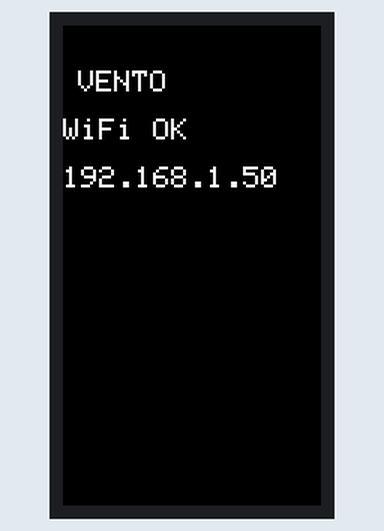
This sketch was run on a simulated ESP32. Parts: 172×320 colour display. WiFi joins after 1.5 s; servers stay silent unless stated; uploads are accepted with an empty reply; what the sketch prints to the serial monitor is not drawn.

Above: at 1.8 s.
At 3.3 s:
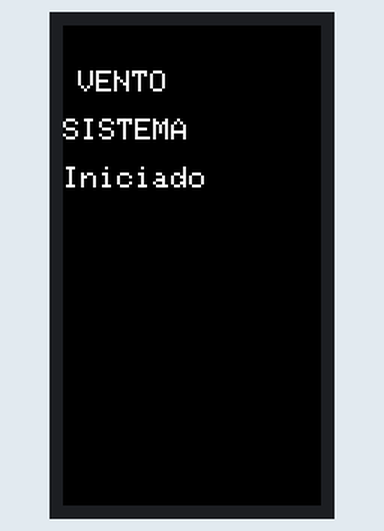
At 30.3 s:
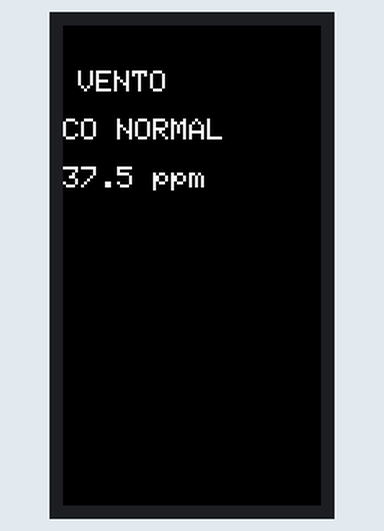
At 90.6 s:
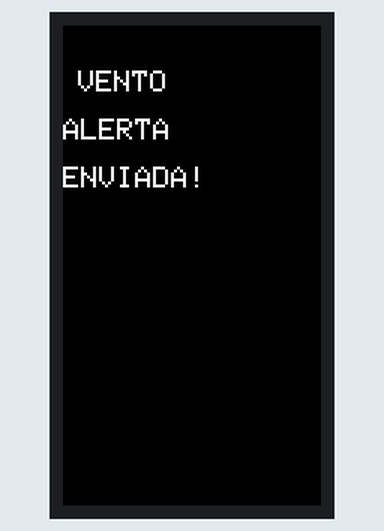
At 120.3 s:
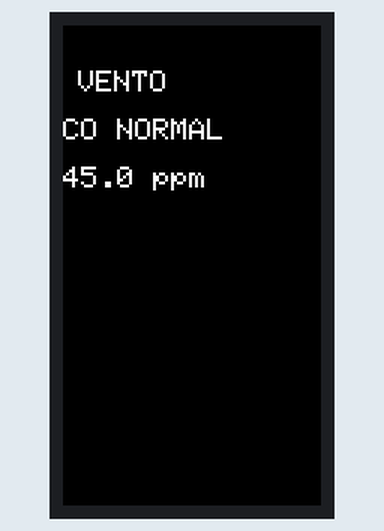

The sketch:

sensor.ino
```cpp
// EMISOR

#include <WiFi.h>
#include <HTTPClient.h>
#include <Arduino_GFX_Library.h>

// ===== LCD =====
#define LCD_MOSI 45
#define LCD_SCLK 40
#define LCD_CS   42
#define LCD_DC   41
#define LCD_RST  39
#define LCD_BL   46

Arduino_DataBus *bus = new Arduino_ESP32SPI(LCD_DC, LCD_CS, LCD_SCLK, LCD_MOSI);

Arduino_GFX *gfx = new Arduino_ST7789(
  bus, LCD_RST, 0, true, 172, 320, 34, 0, 34, 0
);

// ===== WIFI =====
const char* ssid = "construccion";
const char* password = "aaaaaaaa";

// ===== ESP32 RECEPTOR =====
const char* receptor = "http://192.168.137.214"; // ⚠️ IP del RECEPTOR

// ===== SUPABASE =====
const char* supabaseUrl = "https://yjfljufancywoifambbh.supabase.co/functions/v1/ingest-reading";
const char* deviceToken = "ffffa83f-1725-43b1-823d-b8ff5f7d17ec";

// ===== TIEMPO =====
unsigned long ultimaLectura = 0;
const unsigned long intervaloLectura = 30000; // 🔥 1 minuto (60 segundos)
int contadorLectura = 0;


// =====================================================
// MOSTRAR EN LCD
// =====================================================
void mostrarPantalla(String titulo, String mensaje) {
  gfx->fillScreen(RGB565_BLACK);
  gfx->setTextColor(RGB565_WHITE);
  gfx->setTextSize(2);
  gfx->setCursor(10, 30);
  gfx->println("VENTO");
  gfx->println();
  gfx->println(titulo);
  gfx->println();
  gfx->println(mensaje);
}


// =====================================================
// ENVIAR ALERTA AL ESP32 RECEPTOR
// =====================================================
void enviarAlerta() {
  HTTPClient http;
  String url = String(receptor) + "/mensaje?mensaje=ALERTA%20CO";

  Serial.println();
  Serial.println("================================");
  Serial.println("ENVIANDO ALERTA AL RECEPTOR");
  Serial.println(url);

  http.begin(url);
  int codigo = http.GET();

  Serial.print("Codigo HTTP receptor: ");
  Serial.println(codigo);

  if (codigo > 0) {
    String respuesta = http.getString();
    Serial.println("Respuesta del receptor:");
    Serial.println(respuesta);

    if (codigo == 200) {
      Serial.println("✅ ALERTA ENVIADA CORRECTAMENTE");
      mostrarPantalla("ALERTA", "ENVIADA!");
    } else if (codigo == 409) {
      Serial.println("⚠️ RECEPTOR OCUPADO: Ventana ya en ciclo");
      mostrarPantalla("RECEPTOR", "OCUPADO");
    } else {
      Serial.println("ERROR ENVIANDO ALERTA");
      mostrarPantalla("ERROR", "ALERTA");
    }
  } else {
    Serial.println("ERROR DE CONEXION");
    mostrarPantalla("ERROR", "CONEXION");
  }
  http.end();
}


// =====================================================
// ENVIAR LECTURA A SUPABASE
// =====================================================
void enviarLectura(float co_ppm, bool alerta) {
  HTTPClient http;

  Serial.println();
  Serial.println("================================");
  Serial.println("ENVIANDO LECTURA A SUPABASE");

  String json = "{";
  json += "\"device_token\":\"" + String(deviceToken) + "\",";
  json += "\"co_ppm\":" + String(co_ppm, 1) + ",";
  json += "\"alert\":" + String(alerta ? "true" : "false");
  json += "}";

  Serial.println("JSON:");
  Serial.println(json);

  http.begin(supabaseUrl);
  http.addHeader("Content-Type", "application/json");

  int codigo = http.POST(json);
  Serial.print("Codigo HTTP Supabase: ");
  Serial.println(codigo);

  if (codigo > 0) {
    String respuesta = http.getString();
    Serial.println("Respuesta:");
    Serial.println(respuesta);

    if (codigo >= 200 && codigo < 300) {
      Serial.println("Lectura enviada correctamente");
      mostrarPantalla(alerta ? "ALERTA CO" : "CO NORMAL", String(co_ppm, 1) + " ppm");
    } else {
      Serial.println("Supabase devolvio un error");
    }
  } else {
    Serial.println("Error conectando con Supabase");
    mostrarPantalla("ERROR", "Supabase");
  }
  http.end();
}


// =====================================================
// SETUP
// =====================================================
void setup() {
  Serial.begin(115200);

  // LCD
  pinMode(LCD_BL, OUTPUT);
  digitalWrite(LCD_BL, HIGH);
  gfx->begin();
  gfx->fillScreen(RGB565_BLACK);
  gfx->setTextColor(RGB565_WHITE);
  gfx->setTextSize(2);
  gfx->setCursor(10, 30);
  gfx->println("PANCHO");
  gfx->println();
  gfx->println("Conectando...");

  // WiFi
  WiFi.begin(ssid, password);
  Serial.print("Conectando WiFi");
  while (WiFi.status() != WL_CONNECTED) {
    delay(500);
    Serial.print(".");
  }
  Serial.println();
  Serial.println("WiFi conectado!");
  Serial.print("IP EMISOR: ");
  Serial.println(WiFi.localIP());

  mostrarPantalla("WiFi OK", WiFi.localIP().toString());
  delay(1500);
  mostrarPantalla("SISTEMA", "Iniciado");
}


// =====================================================
// LOOP
// =====================================================
void loop() {
  unsigned long ahora = millis();

  if (ahora - ultimaLectura >= intervaloLectura) {
    ultimaLectura = ahora;
    contadorLectura++;

    // 🔥 LECTURA SIMULADA: Patrón 2 bajos, 1 alto
    float co_ppm;
    bool alerta = false;

    if (contadorLectura % 3 == 0) {
      // Cada tercera lectura es ALTA
      co_ppm = 115.4;
      alerta = true;
    } else {
      // Las otras dos son BAJAS
      co_ppm = 35.0 + (contadorLectura % 5) * 2.5;
      alerta = false;
    }

    Serial.println();
    Serial.println("********************************");
    Serial.print("Lectura #");
    Serial.println(contadorLectura);
    Serial.print("CO: ");
    Serial.print(co_ppm);
    Serial.println(" ppm");
    Serial.print("Alerta: ");
    Serial.println(alerta ? "SI" : "NO");

    // Enviar a Supabase
    enviarLectura(co_ppm, alerta);

    // Si hay alerta, avisar al receptor
    if (alerta) {
      enviarAlerta();
    }
  }
}
```

Measured:
- what the display in image 0 shows lasts 1.6 s, from 1.7 s to 3.3 s
- what the display in image 1 shows lasts 27.0 s, from 3.3 s to 30.3 s
- what the display in image 2 shows lasts 30.0 s, from 30.3 s to 60.3 s
- what the display in image 3 shows lasts 29.8 s, from 90.5 s to 120.3 s
